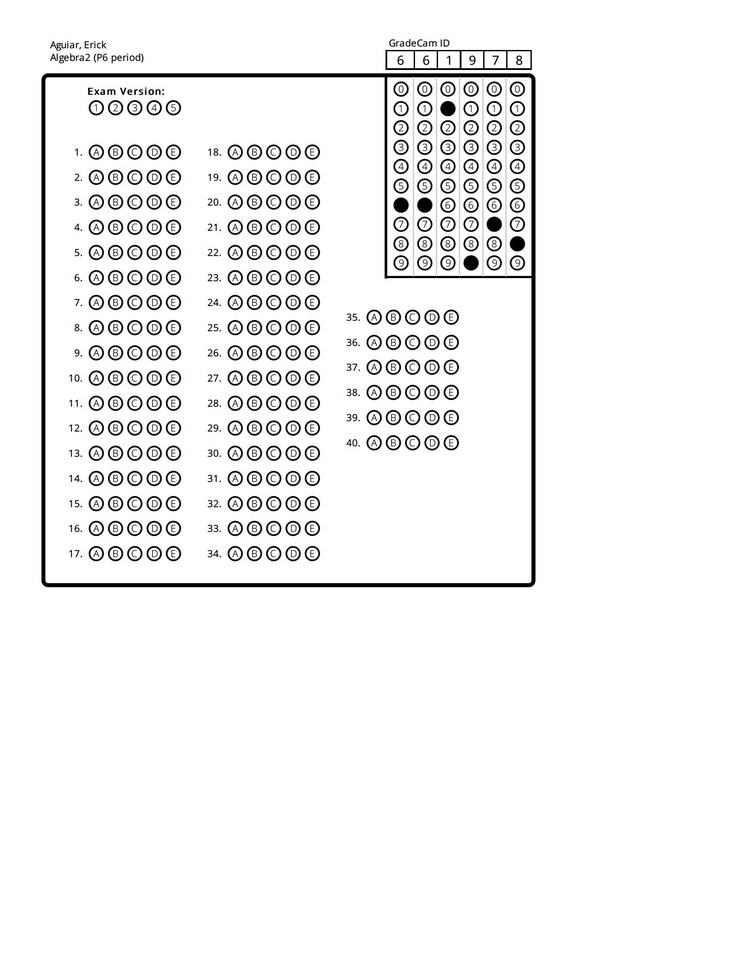
#> input picture opencv/testing/answerTemplate.jpg, 738 x 956 px, shrunk from 1700 x 2200 before the run, given in place of the camera
$ python camtest.py   (Python 2 division)   (older library calls are emulated)
#> lines starting #> are read from the running program, lines starting #| are printed output that depends on the picture; after the words box and inside, x2 and y2 are one past the last pixel; in counts of white or black regions, pixels touching at a corner belong together
import cv2
import numpy as np

def angle_cos(p0, p1, p2):
    d1, d2 = (p0-p1).astype('float'), (p2-p1).astype('float')
    return abs( np.dot(d1, d2) / np.sqrt( np.dot(d1, d1)*np.dot(d2, d2) ) )

def find_squares(img):
    img = cv2.GaussianBlur(img, (5, 5), 0)
    squares = []
    for gray in cv2.split(img):
        for thrs in xrange(0, 255, 26):
            if thrs == 0:
                bin = cv2.Canny(gray, 0, 50, apertureSize=5)
                bin = cv2.dilate(bin, None)
            else:
                retval, bin = cv2.threshold(gray, thrs, 255, cv2.THRESH_BINARY)
            contours, hierarchy = cv2.findContours(bin, cv2.RETR_LIST, cv2.CHAIN_APPROX_SIMPLE)
            for cnt in contours:
                cnt_len = cv2.arcLength(cnt, True)
                cnt = cv2.approxPolyDP(cnt, 0.02*cnt_len, True)
                if len(cnt) == 4 and cv2.contourArea(cnt) > 1000 and cv2.isContourConvex(cnt):
                    cnt = cnt.reshape(-1, 2)
                    max_cos = np.max([angle_cos( cnt[i], cnt[(i+1) % 4], cnt[(i+2) % 4] ) for i in xrange(4)])
                    if max_cos < 0.1:
                        squares.append(cnt)
    return squares


# Camera 0 is the integrated web cam on my netbook
camera_port = 0

#Number of frames to throw away while the camera adjusts to light levels
ramp_frames = 4

# Now we can initialize the camera capture object with the cv2.VideoCapture class.
# All it needs is the index to a camera port.
camera = cv2.VideoCapture(camera_port)

# Captures a single image from the camera and returns it in PIL format
def get_image():
 # read is the easiest way to get a full image out of a VideoCapture object.
 retval, im = camera.read()
 return im

'''NECESSARY TO THROW AWAY FIRST FEW FRAMES!! OTHERWISE, WON'T WORK.
FIRST FEW QUERIES DON'T ACTUALLY RETURN ANYTHING
'''
# Ramp the camera - these frames will be discarded and are only used to allow v4l2
# to adjust light levels, if necessary
list = []

for i in xrange(ramp_frames):
 temp = get_image()
 print type(temp)
#> this loop made 4 passes
#| <class 'numpy.ndarray'>
#| <class 'numpy.ndarray'>
#| <class 'numpy.ndarray'>
#| <class 'numpy.ndarray'>
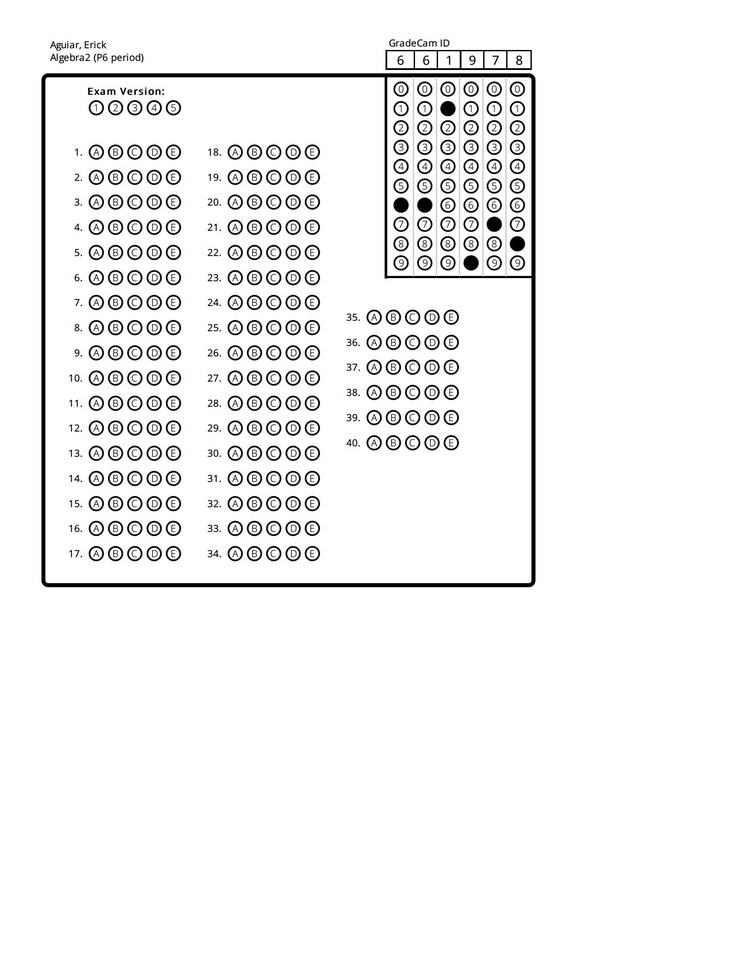
#> input picture opencv/testing/answerTemplate.jpg, 738 x 956 px, shrunk from 1700 x 2200 before the run, given in place of the camera
print("Adjusting...")


#operations on the image
#===========================#

edgeThresh = 1;
lowThreshold = 33;
max_lowThreshold = 100;
ratio = 3;
kernel_size = 3;

while True:

    # Take the actual image we want to keep
    camera_capture = get_image()
#> in get_image, im is the input picture: shape (956, 738, 3); mean B, G, R 242.2, 242.4, 242.3
    gray = cv2.cvtColor( camera_capture, cv2.cv.CV_BGR2GRAY )
    detected_edges = cv2.Canny( gray, lowThreshold, lowThreshold*ratio, kernel_size)
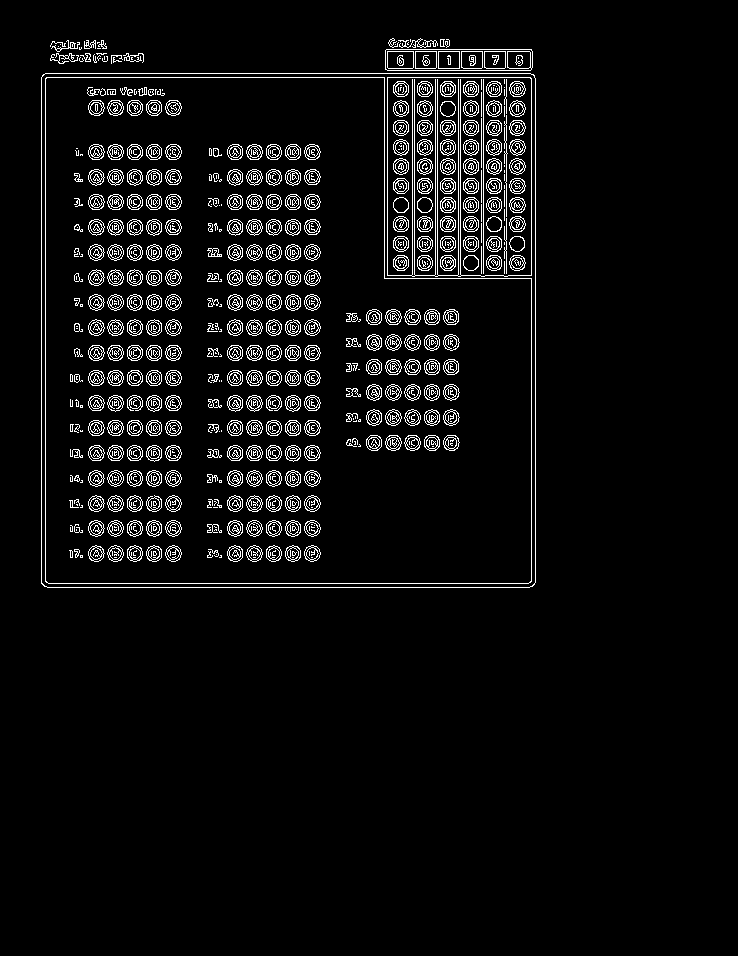
#> detected_edges: shape (956, 738); 5.3% white in thin lines or dots, all inside (x1, y1, x2, y2) = (41, 38, 536, 588)

    #out = cv2.flip(camera_capture, -1)

    squares = find_squares(detected_edges)
#> in find_squares, `img = cv2.GaussianBlur(img, (5, 5), 0)`:
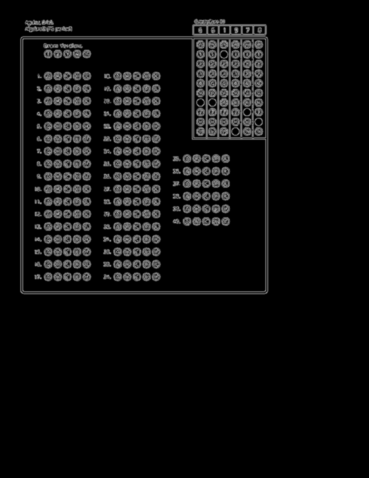
#> img: shape (956, 738) (shown at 1/2 size); min 0, max 179, mean 13.7
#> the loop in find_squares, `for gray in cv2.split(img):` made 1 pass
#> after the loop in find_squares, `for gray in cv2.split(img):`: cnt = [[87, 44], [86, 44], [85, 45], [86, 45]]; max_cos = 0.0511; squares = 8 items
#> squares = 8 items
    cv2.drawContours( detected_edges, squares, -1, (0, 255, 0), 3 )
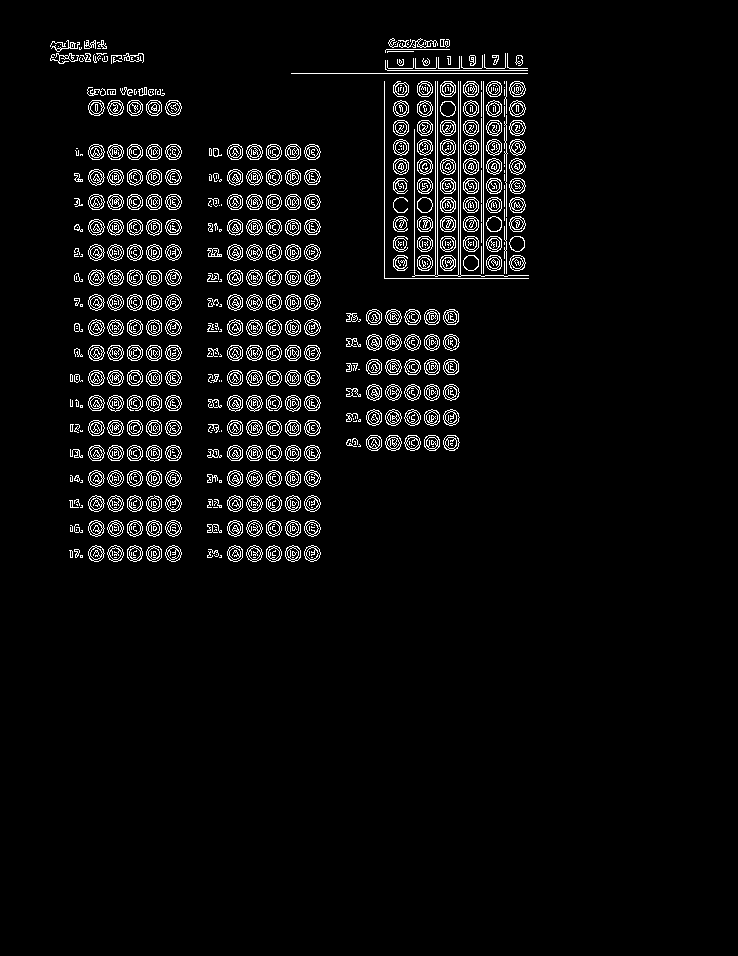
#> detected_edges: shape (956, 738); 4.7% white in thin lines or dots, all inside (x1, y1, x2, y2) = (50, 38, 529, 562)

    #lines = cv2.HoughLines( detected_edges, 1, cv2.cv.CV_PI/180, 50, 0, 0 )
    #print type(lines)
    #print lines

    cv2.imshow('squares', detected_edges)

    if cv2.cv.WaitKey(10) == 27:
#> (key Esc is pressed here)
        break
#> (the run stopped early here; a loop or call above may not have finished)

$ run again, on opencv/testing/answersErick.jpg
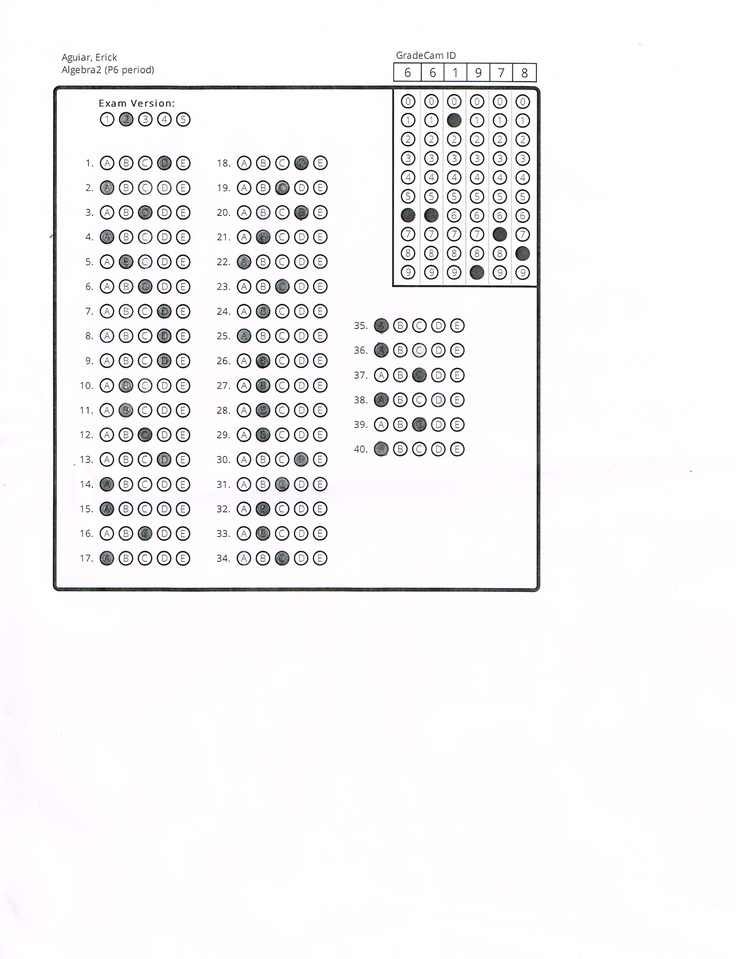
#> input picture opencv/testing/answersErick.jpg, 736 x 959 px, shrunk from 2479 x 3229 before the run, given in place of the camera
#> the loop `for i in xrange(ramp_frames):` made 4 passes
#| <class 'numpy.ndarray'>
#| <class 'numpy.ndarray'>
#| <class 'numpy.ndarray'>
#| <class 'numpy.ndarray'>
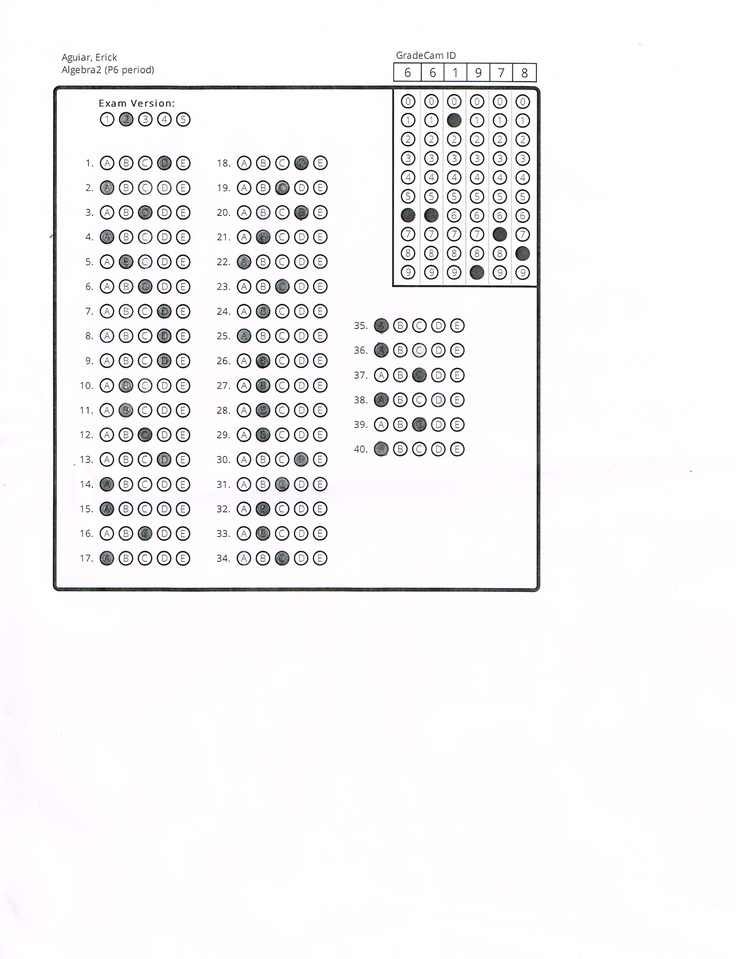
#> input picture opencv/testing/answersErick.jpg, 736 x 959 px, shrunk from 2479 x 3229 before the run, given in place of the camera
#> in get_image, im is the input picture: shape (959, 736, 3); mean B, G, R 245.2, 243.8, 244.9
#> in find_squares, `img = cv2.GaussianBlur(img, (5, 5), 0)`:
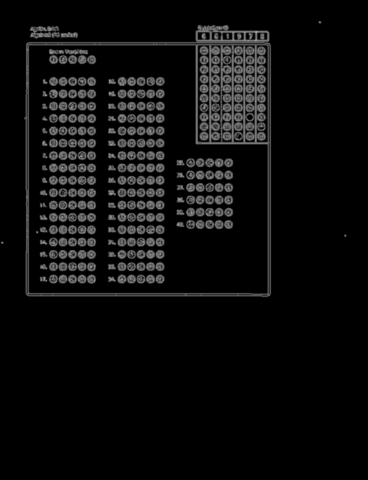
#> img: shape (959, 736) (shown at 1/2 size); min 0, max 183, mean 13.1
#> the loop in find_squares, `for gray in cv2.split(img):` made 1 pass
#> after the loop in find_squares, `for gray in cv2.split(img):`: cnt = [[512, 63], [512, 64]]; max_cos = 0.0499; squares = 6 items
#> `cv2.drawContours( detected_edges, squares, -1, (0, 255, 0), 3 )`:
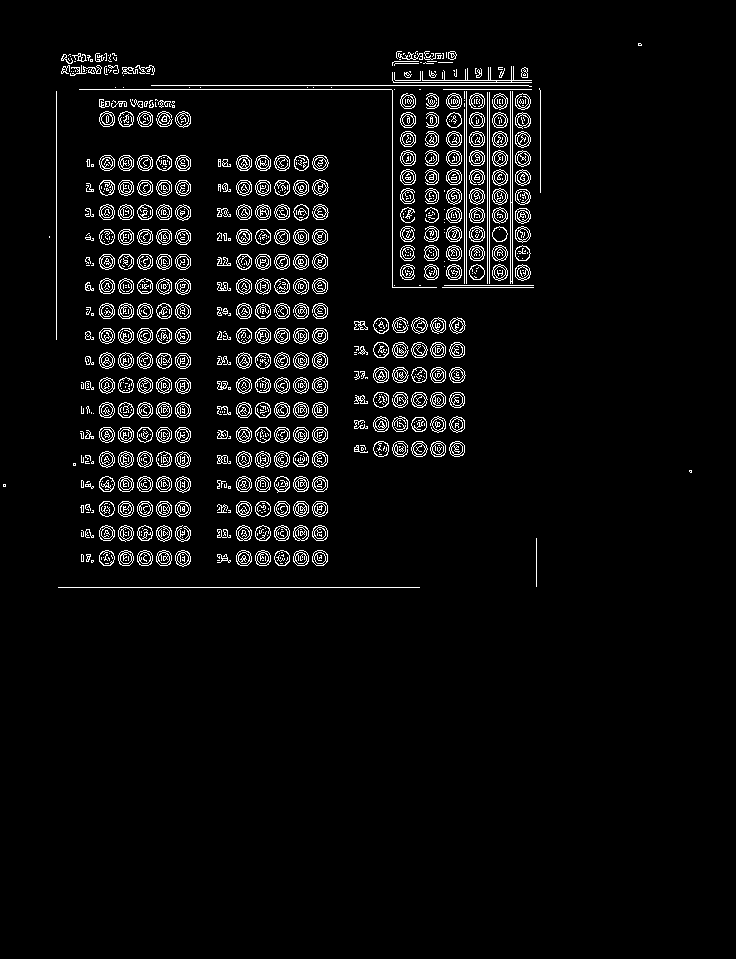
#> detected_edges: shape (959, 736); 4.6% white in thin lines or dots, all inside (x1, y1, x2, y2) = (3, 43, 692, 588)

$ run again, on opencv/testing/answersPedro.jpg
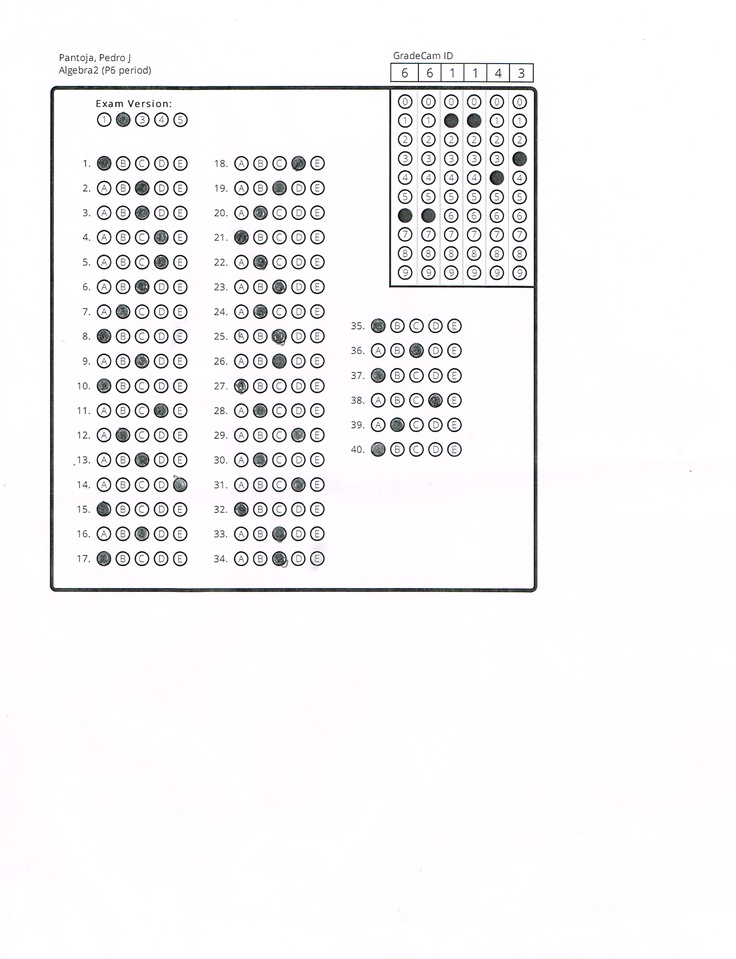
#> input picture opencv/testing/answersPedro.jpg, 736 x 959 px, shrunk from 2479 x 3229 before the run, given in place of the camera
#> the loop `for i in xrange(ramp_frames):` made 4 passes
#| <class 'numpy.ndarray'>
#| <class 'numpy.ndarray'>
#| <class 'numpy.ndarray'>
#| <class 'numpy.ndarray'>
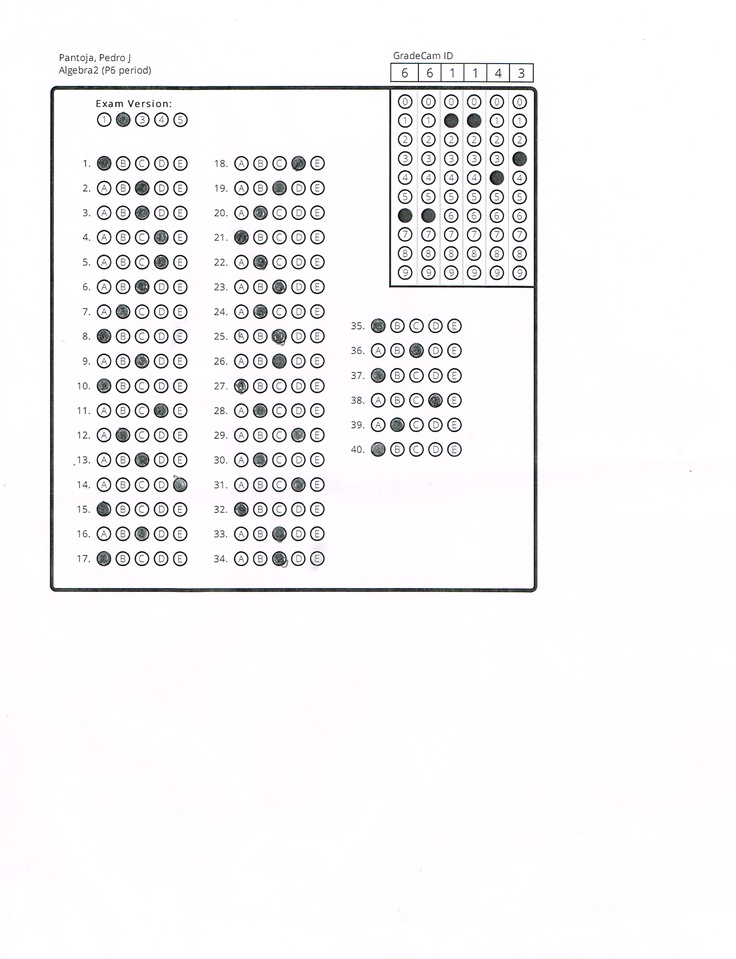
#> input picture opencv/testing/answersPedro.jpg, 736 x 959 px, shrunk from 2479 x 3229 before the run, given in place of the camera
#> in get_image, im is the input picture: shape (959, 736, 3); mean B, G, R 245.1, 243.8, 244.8
#> in find_squares, `img = cv2.GaussianBlur(img, (5, 5), 0)`:
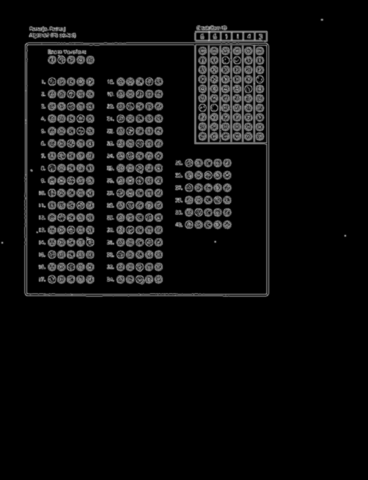
#> img: shape (959, 736) (shown at 1/2 size); min 0, max 183, mean 13.1
#> the loop in find_squares, `for gray in cv2.split(img):` made 1 pass
#> after the loop in find_squares, `for gray in cv2.split(img):`: cnt = [[418, 63], [418, 64]]; max_cos = 0.0764; squares = 6 items
#> `cv2.drawContours( detected_edges, squares, -1, (0, 255, 0), 3 )`:
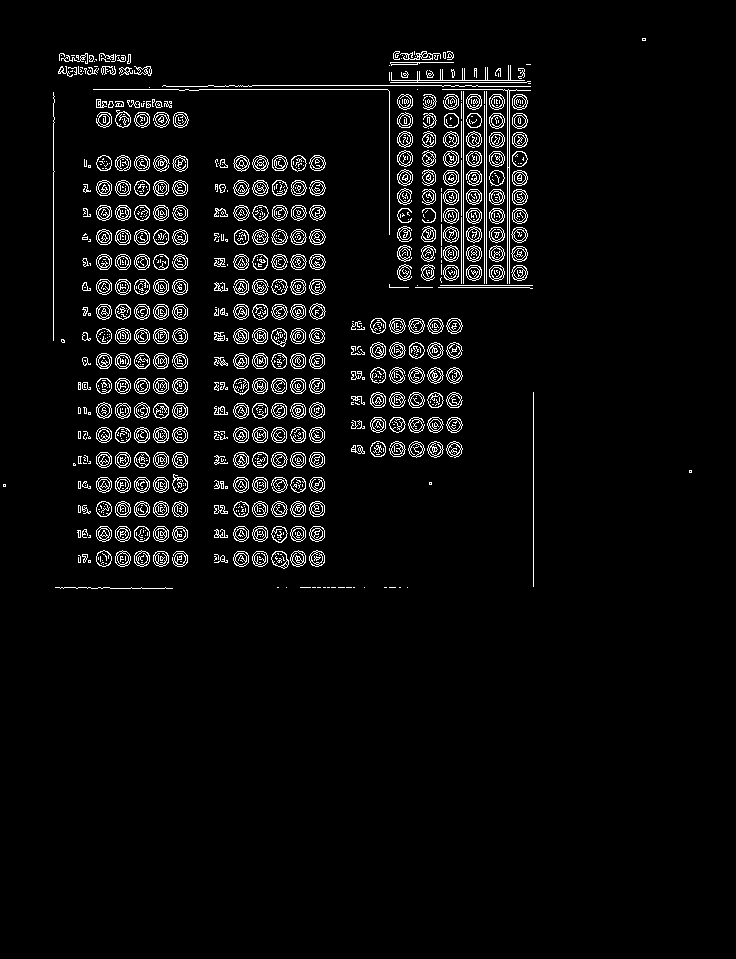
#> detected_edges: shape (959, 736); 4.5% white in thin lines or dots, all inside (x1, y1, x2, y2) = (3, 38, 692, 589)
